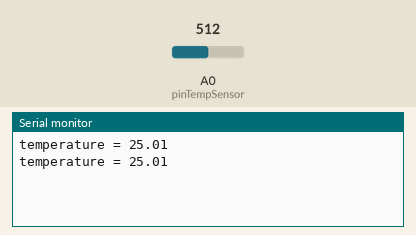
Recording of a program running on a simulated Arduino Uno, built with avr-gcc and run on an emulated ATmega328P. Parts: the last lines printed to the serial monitor. The test bench sets the inputs (shaded band); at power-on: A0 (pinTempSensor) = 512.

Above: at 1.8 s.
1.9 s: A0 (pinTempSensor) set to 716
At 2.8 s:
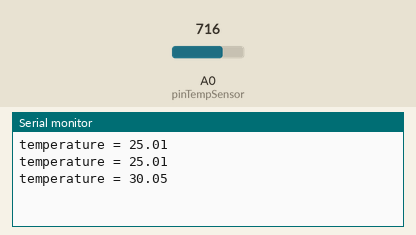
3.4 s: A0 (pinTempSensor) set to 900
At 4.8 s:
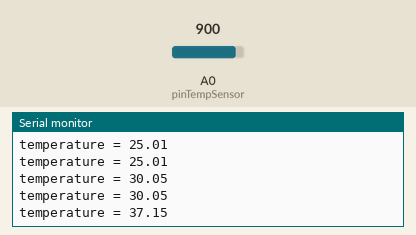
Timing chart, 0 to 6.4 s (numbered marks = the images above; inputs shaded):
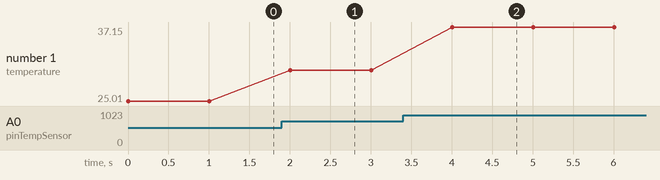

The program:

main.cpp
```cpp
#include <Arduino.h>
// Loovee @ 2015-8-26
#include <math.h>
const int B = 4275000; // B value of the thermistor
const int R0 = 100000; // R0 = 100k
const int pinTempSensor = A0; // Grove - Temperature Sensor connect to A0

void setup()
{
  Serial.begin(9600);
}

void loop()
{
  int a = analogRead(pinTempSensor);
  float R = 1023.0/a-1.0;
  R = R0*R;
  float temperature = 1.0/(log(R/R0)/B+1/298.15)-273.15; // convert to temperature via datasheet
  Serial.print("temperature = ");
  Serial.println(temperature);
  delay(1000); // Increase the time for temperature readings to 1 second
}
```

Measured:
- after the input at 1.9 s, the serial monitor: prints a new line after 0.10 s (image 1)
- after the input at 3.4 s, the serial monitor: prints a new line after 0.60 s (image 2)
- plotted number 1: 25.01 → 30.05 after the input at 1.9 s, 30.05 → 37.15 after the input at 3.4 s
